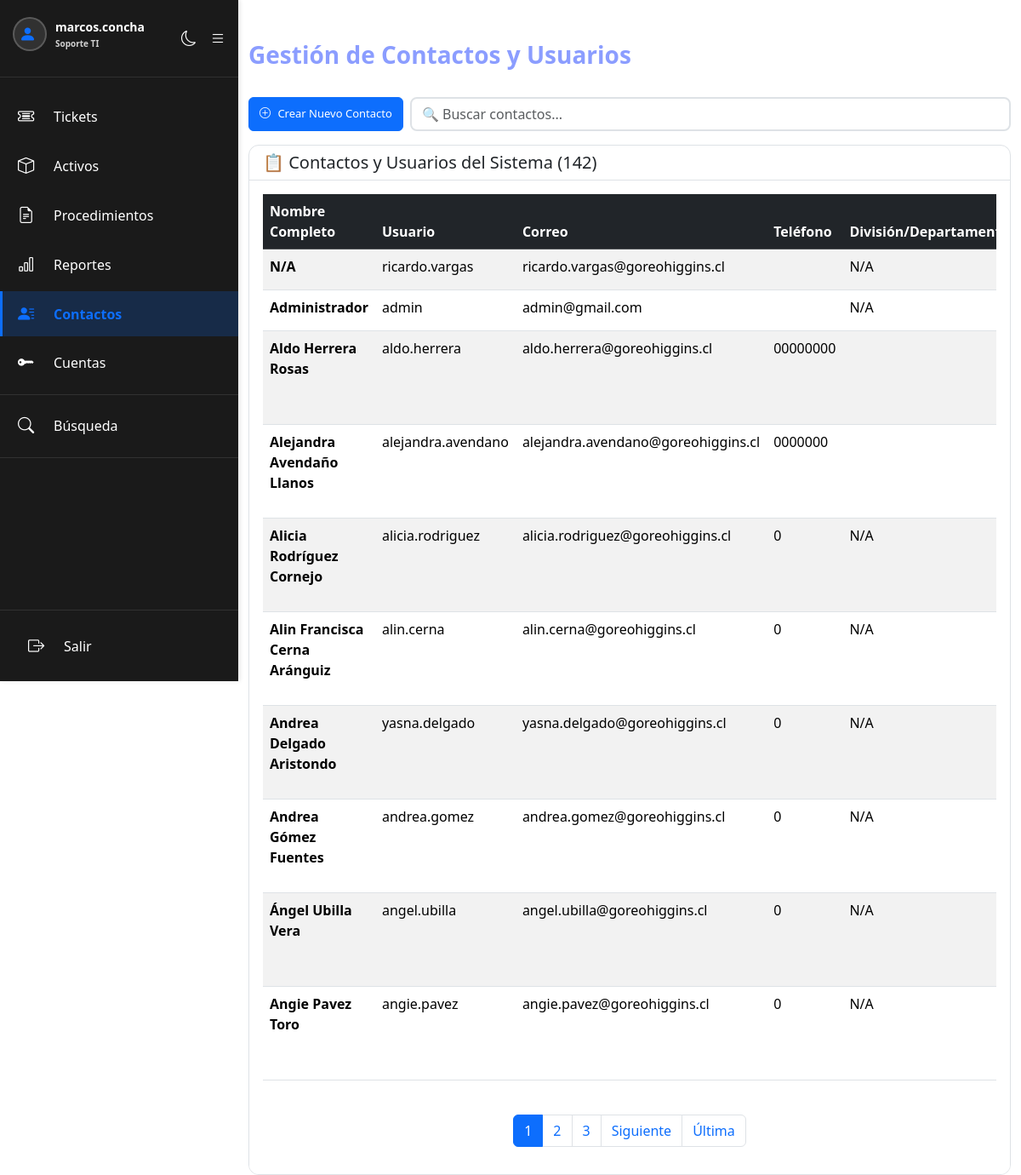
Page /contactos.php (signed in) on the committed database.
### tables this page shows
CREATE TABLE `users` (
  `id` int NOT NULL AUTO_INCREMENT,
  `nombre_completo` varchar(255) DEFAULT NULL,
  `username` varchar(50) NOT NULL,
  `password` varchar(255) NOT NULL,
  `foto_perfil` varchar(255) DEFAULT NULL,
  `role` varchar(20) DEFAULT 'viewer',
  `created_at` datetime DEFAULT CURRENT_TIMESTAMP,
  `necesita_cambiar_password` tinyint(1) DEFAULT '0',
  `email` varchar(255) DEFAULT NULL,
  `numero_telefono` varchar(20) NOT NULL,
  `dpto_division` varchar(255) DEFAULT NULL,
  PRIMARY KEY (`id`),
  UNIQUE KEY `username` (`username`)
);

### contactos.php (the view, shortened to what this page needs)
<?php
require_once 'includes/config.php';
$contactos = [];
$total_contactos = 0;
$contactos_por_pagina = 10;
$pagina_contactos = isset($_GET["pagina_contactos"]) ? (int)$_GET["pagina_contactos"] : 1;
$offset = ($pagina_contactos - 1) * $contactos_por_pagina;
$busqueda_contacto = isset($_GET["busqueda_contacto"]) ? trim($_GET["busqueda_contacto"]) : "";
try {
    if (!empty($busqueda_contacto)) {
        $stmt = $conexion->prepare(
            "SELECT COUNT(*) as total FROM users WHERE (nombre_completo LIKE ? OR username LIKE ? OR email LIKE ? OR dpto_division LIKE ?)"
        );
        $search_term = "%{$busqueda_contacto}%";
        $stmt->execute([$search_term, $search_term, $search_term, $search_term]);
    } else {
        $stmt = $conexion->prepare("SELECT COUNT(*) as total FROM users");
        $stmt->execute();
    }
    $total_contactos = $stmt->fetch(PDO::FETCH_ASSOC)['total'];
if (!empty($busqueda_contacto)) {
    $stmt = $conexion->prepare(
        "SELECT id, nombre_completo, username AS nombre_usuario, email AS correo, numero_telefono, dpto_division AS division_departamento, role
         FROM users
         WHERE (nombre_completo LIKE ? OR username LIKE ? OR email LIKE ? OR dpto_division LIKE ?)
         ORDER BY nombre_completo
         LIMIT {$contactos_por_pagina} OFFSET {$offset}"
    );
    $search_term = "%{$busqueda_contacto}%";
    $stmt->execute([$search_term, $search_term, $search_term, $search_term]);
} else {
    $stmt = $conexion->prepare("SELECT id, nombre_completo, username AS nombre_usuario, email AS correo, numero_telefono, dpto_division AS division_departamento, role FROM users ORDER BY nombre_completo LIMIT {$contactos_por_pagina} OFFSET {$offset}");
    $stmt->execute();
}
$contactos = $stmt->fetchAll(PDO::FETCH_ASSOC);
} catch (PDOException $e) {
    $error = "Error al obtener contactos: " . $e->getMessage();
}
$total_paginas_contactos = ceil($total_contactos / $contactos_por_pagina);
?>
<!DOCTYPE html>
<html lang="es">
<head>
    <link href="https://cdn.jsdelivr.net/npm/bootstrap@5.3.8/dist/css/bootstrap.min.css" rel="stylesheet">
    <link rel="stylesheet" href="https://cdn.jsdelivr.net/npm/bootstrap-icons@1.11.3/font/bootstrap-icons.min.css">
    <link href="css/dark-mode.css" rel="stylesheet">
</head>
<body>
    <?php include 'includes/sidebar.php'; ?>
    <div class="container mt-5">
        <div class="row">
            <div class="col-md-12">
                <div class="d-flex justify-content-between align-items-center mb-4">
                    <h3>Gestión de Contactos y Usuarios</h3>
                </div>
                <div class="btn-accion-container">
                    <button type="button" class="btn btn-primary" data-bs-toggle="modal" data-bs-target="#modalCrearContacto">
                        <i class="bi bi-plus-circle"></i> Crear Nuevo Contacto
                    </button>
                    <div class="flex-grow-1">
                        <input type="text" class="form-control" id="busquedaContactos" placeholder="🔍 Buscar contactos..." onkeyup="buscarContactos()">
                    </div>
                </div>
                <div class="card">
                    <div class="card-header">
                        <h5 class="mb-0">📋 Contactos y Usuarios del Sistema (<?php echo $total_contactos; ?>)</h5>
                    </div>
                    <div class="card-body">
                        <div class="table-responsive">
                            <table class="table table-hover table-striped" id="tablaContactos">
                                <thead class="table-dark">
                                    <tr>
                                        <th>Nombre Completo</th>
                                        <th>Usuario</th>
                                        <th>Correo</th>
                                        <th>Teléfono</th>
                                        <th>División/Departamento</th>
                                    </tr>
                                </thead>
                                <tbody>
                                    <?php if (count($contactos) > 0): ?>
                                        <?php foreach ($contactos as $contacto): ?>
                                        <tr data-contacto='<?php echo htmlspecialchars(json_encode($contacto)); ?>'>
                                            <td><strong><?php echo htmlspecialchars($contacto["nombre_completo"] ?? "N/A"); ?></strong></td>
                                            <td><?php echo htmlspecialchars($contacto["nombre_usuario"] ?? "N/A"); ?></td>
                                            <td><?php echo htmlspecialchars($contacto["correo"] ?? "N/A"); ?></td>
                                            <td><?php echo htmlspecialchars($contacto["numero_telefono"] ?? "N/A"); ?></td>
                                            <td><?php echo htmlspecialchars($contacto["division_departamento"] ?? "N/A"); ?></td>
                                        </tr>
                                        <?php endforeach; ?>
                                    <?php endif; ?>
                                </tbody>
                            </table>
                        </div>
                        <?php if ($total_paginas_contactos > 1): ?>
                        <nav aria-label="Paginación de contactos" class="mt-4">
                            <ul class="pagination justify-content-center">
                                <?php
                                $start_page = max(1, $pagina_contactos - 2);
                                $end_page = min($total_paginas_contactos, $pagina_contactos + 2);
                                for ($i = $start_page; $i <= $end_page; $i++):
                                ?>
                                    <li class="page-item <?php echo $i === $pagina_contactos ? 'active' : ''; ?>">
                                        <a class="page-link" href="contactos.php?pagina_contactos=<?php echo $i; ?><?php echo !empty($busqueda_contacto) ? '&busqueda_contacto=' . urlencode($busqueda_contacto) : ''; ?>"><?php echo $i; ?></a>
                                    </li>
                                <?php endfor; ?>
                                <?php if ($pagina_contactos < $total_paginas_contactos): ?>
                                    <li class="page-item">
                                        <a class="page-link" href="contactos.php?pagina_contactos=<?php echo $pagina_contactos + 1; ?><?php echo !empty($busqueda_contacto) ? '&busqueda_contacto=' . urlencode($busqueda_contacto) : ''; ?>">Siguiente</a>
                                    </li>
                                    <li class="page-item">
                                        <a class="page-link" href="contactos.php?pagina_contactos=<?php echo $total_paginas_contactos; ?><?php echo !empty($busqueda_contacto) ? '&busqueda_contacto=' . urlencode($busqueda_contacto) : ''; ?>">Última</a>
                                    </li>
                                <?php endif; ?>
                            </ul>
                        </nav>
                        <?php endif; ?>
                    </div>
                </div>
            </div>
        </div>
    </div>
</body>
</html>

### css/dark-mode.css (style rules this page uses)
* { animation-duration: 0s !important; animation-delay: 0s !important; transition-duration: 0s !important; transition-delay: 0s !important; }
body { background-color: var(--bs-body-bg); color: var(--bs-body-color); }
.card { background-color: var(--bs-body-bg); color: var(--bs-body-color); border: 1px solid var(--bs-border-color); }
.card-header { background-color: var(--ticket-header-bg); border-bottom: 1px solid var(--bs-border-color); }
.table { color: var(--bs-body-color); }
.form-control, .form-select { background-color: var(--bs-body-bg) !important; color: var(--bs-body-color) !important; border: 1px solid var(--bs-border-color); }
.btn .bi { margin-right: 5px; }
.btn-primary .bi { color: inherit; }
.card { border-radius: 12px; overflow: hidden; }
.card-body { background: var(--bs-body-bg); color: var(--bs-body-color); }
.form-control, .form-select { border-radius: 8px; border: 2px solid #dee2e6; }

### contactos.php (style rules this page uses)
h1, h2, h3 { color: #8b9dff; font-weight: 700; font-family: 'Segoe UI', Tahoma, Geneva, Verdana, sans-serif; }
.btn-accion-container { display: flex; flex-wrap: wrap; gap: 8px; margin-bottom: 1rem; }
.btn-accion-container .btn { padding: 8px 12px; font-size: 13px; white-space: nowrap; flex: 0 1 auto; }
.table-responsive { -webkit-overflow-scrolling: touch; }

### includes/sidebar.php (style rules this page uses)
:root { --sidebar-width: 280px; --sidebar-collapsed-width: 80px; --sidebar-bg-dark: #0f1419; --sidebar-bg-light: #f8f9fa; }
body { margin-left: var(--sidebar-width); }

### rows in the picture
users: nombre_completo "N/A", username "ricardo.vargas", email "ricardo.vargas@goreohiggins.cl", dpto_division "N/A"
users: nombre_completo "Administrador", username "admin", email "admin@gmail.com", dpto_division "N/A"
users: nombre_completo "Aldo Herrera Rosas", username "aldo.herrera", email "aldo.herrera@goreohiggins.cl", numero_telefono "00000000"
users: nombre_completo "Alejandra Avendaño Llanos", username "alejandra.avendano", email "alejandra.avendano@goreohiggins.cl", numero_telefono "0000000"
users: nombre_completo "Alicia Rodríguez Cornejo", username "alicia.rodriguez", email "alicia.rodriguez@goreohiggins.cl", numero_telefono "0", dpto_division "N/A"
users: nombre_completo "Alin Francisca Cerna Aránguiz", username "alin.cerna", email "alin.cerna@goreohiggins.cl", numero_telefono "0", dpto_division "N/A"
users: nombre_completo "Andrea Delgado Aristondo", username "yasna.delgado", email "yasna.delgado@goreohiggins.cl", numero_telefono "0", dpto_division "N/A"
users: nombre_completo "Andrea Gómez Fuentes", username "andrea.gomez", email "andrea.gomez@goreohiggins.cl", numero_telefono "0", dpto_division "N/A"
users: nombre_completo "Ángel Ubilla Vera", username "angel.ubilla", email "angel.ubilla@goreohiggins.cl", numero_telefono "0", dpto_division "N/A"
users: nombre_completo "Angie Pavez Toro", username "angie.pavez", email "angie.pavez@goreohiggins.cl", numero_telefono "0", dpto_division "N/A"

### other values in the picture
$_SESSION["username"] "marcos.concha"
traducirRol($_SESSION["role"] ?? "viewer") "Soporte TI"
$total_contactos "142"
